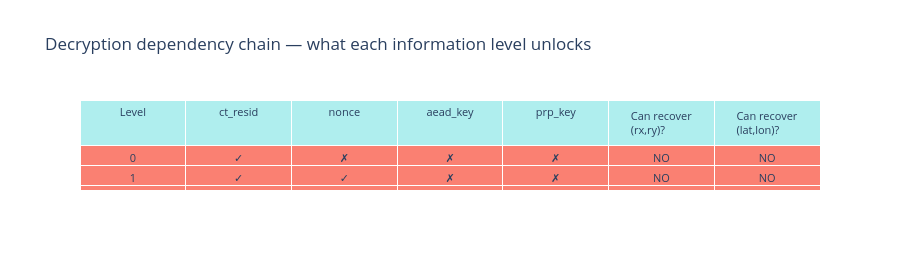

Notebook code cell kept with this figure:
### Code cell
fig = go.Figure(go.Table(
    header=dict(
        values=['Level', 'ct_resid', 'nonce', 'aead_key', 'prp_key',
                'Can recover (rx,ry)?', 'Can recover (lat,lon)?'],
        fill_color='paleturquoise', align='center', font=dict(size=11),
    ),
    cells=dict(
        values=[
            ['0', '1', '2', '3'],
            ['✓'] * 4,
            ['✗', '✓', '✓', '✓'],
            ['✗', '✗', '✓', '✓'],
            ['✗', '✗', '✗', '✓'],
            ['NO', 'NO', 'NO — wrong AD', 'YES'],
            ['NO', 'NO', 'NO', 'YES'],
        ],
        fill_color=[['salmon', 'salmon', 'salmon', 'lightgreen']] * 7,
        align='center', font=dict(size=11),
    )
))
fig.update_layout(
    title='Decryption dependency chain — what each information level unlocks',
    height=270,
)
fig.show()

### Figure 1 — Plotly figure (JSON) as saved in the notebook; plotly's stock layout.template omitted (floating-point values rounded to 4 significant figures)
{"data": [{"cells": {"align": "center", "fill": {"color": [["salmon", "salmon", "salmon", "lightgreen"], ["salmon", "salmon", "salmon", "lightgreen"], ["salmon", "salmon", "salmon", "lightgreen"], ["salmon", "salmon", "salmon", "lightgreen"], ["salmon", "salmon", "salmon", "lightgreen"], ["salmon", "salmon", "salmon", "lightgreen"], ["salmon", "salmon", "salmon", "lightgreen"]]}, "font": {"size": 11}, "values": [["0", "1", "2", "3"], ["✓", "✓", "✓", "✓"], ["✗", "✓", "✓", "✓"], ["✗", "✗", "✓", "✓"], ["✗", "✗", "✗", "✓"], ["NO", "NO", "NO — wrong AD", "YES"], ["NO", "NO", "NO", "YES"]]}, "header": {"align": "center", "fill": {"color": "paleturquoise"}, "font": {"size": 11}, "values": ["Level", "ct_resid", "nonce", "aead_key", "prp_key", "Can recover (rx,ry)?", "Can recover (lat,lon)?"]}, "type": "table"}], "layout": {"height": 270, "title": {"text": "Decryption dependency chain — what each information level unlocks"}}}
